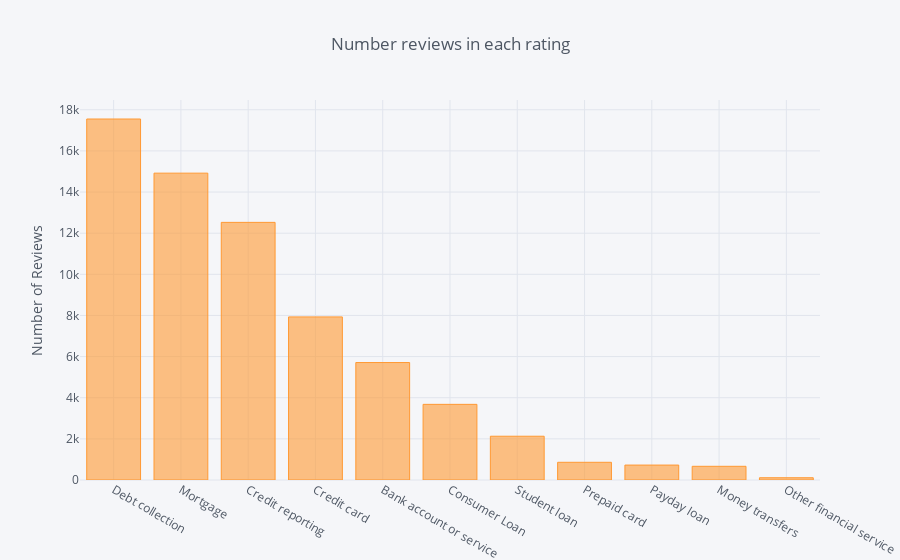

The notebook cell saved with this chart:
### Code cell
df['product'].value_counts().sort_values(ascending=False).iplot(kind='bar', yTitle='Number of Reviews', 
                                                                title='Number reviews in each rating')

### Figure 1 — Plotly figure (JSON) as saved in the notebook; plotly's stock layout.template omitted (floating-point values rounded to 4 significant figures)
{"data": [{"marker": {"color": "rgba(255, 153, 51, 0.6)", "line": {"color": "rgba(255, 153, 51, 1.0)", "width": 1}}, "name": "product", "orientation": "v", "text": "", "type": "bar", "uid": "f934eaa2-8461-11e9-8e98-835de24afbe6", "x": ["Debt collection", "Mortgage", "Credit reporting", "Credit card", "Bank account or service", "Consumer Loan", "Student loan", "Prepaid card", "Payday loan", "Money transfers", "Other financial service"], "y": [17552, 14919, 12526, 7929, 5711, 3678, 2128, 861, 726, 666, 110]}], "layout": {"legend": {"bgcolor": "#F5F6F9", "font": {"color": "#4D5663"}}, "paper_bgcolor": "#F5F6F9", "plot_bgcolor": "#F5F6F9", "title": "Number reviews in each rating", "titlefont": {"color": "#4D5663"}, "xaxis": {"gridcolor": "#E1E5ED", "showgrid": true, "tickfont": {"color": "#4D5663"}, "title": "", "titlefont": {"color": "#4D5663"}, "zerolinecolor": "#E1E5ED"}, "yaxis": {"gridcolor": "#E1E5ED", "showgrid": true, "tickfont": {"color": "#4D5663"}, "title": "Number of Reviews", "titlefont": {"color": "#4D5663"}, "zerolinecolor": "#E1E5ED"}}}
